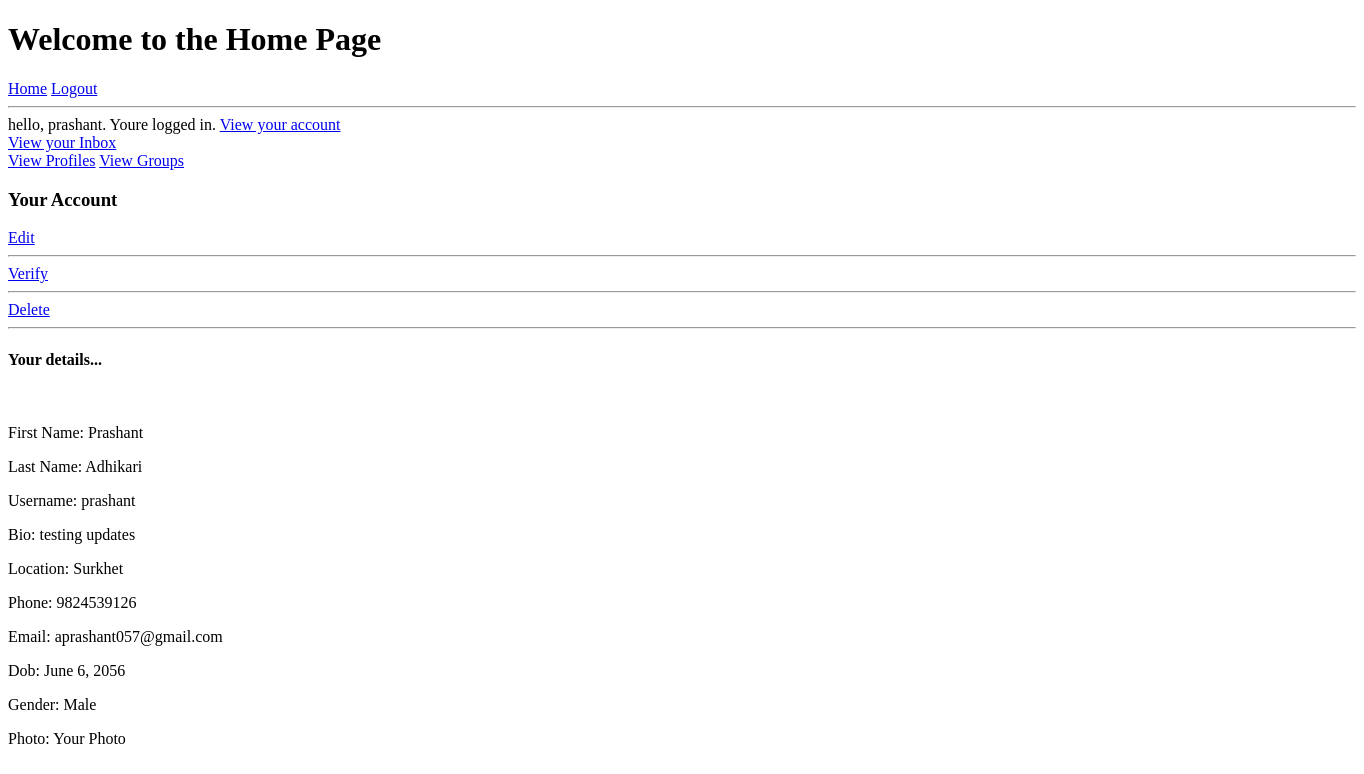
Before: /account/ (signed in) with the older database file.
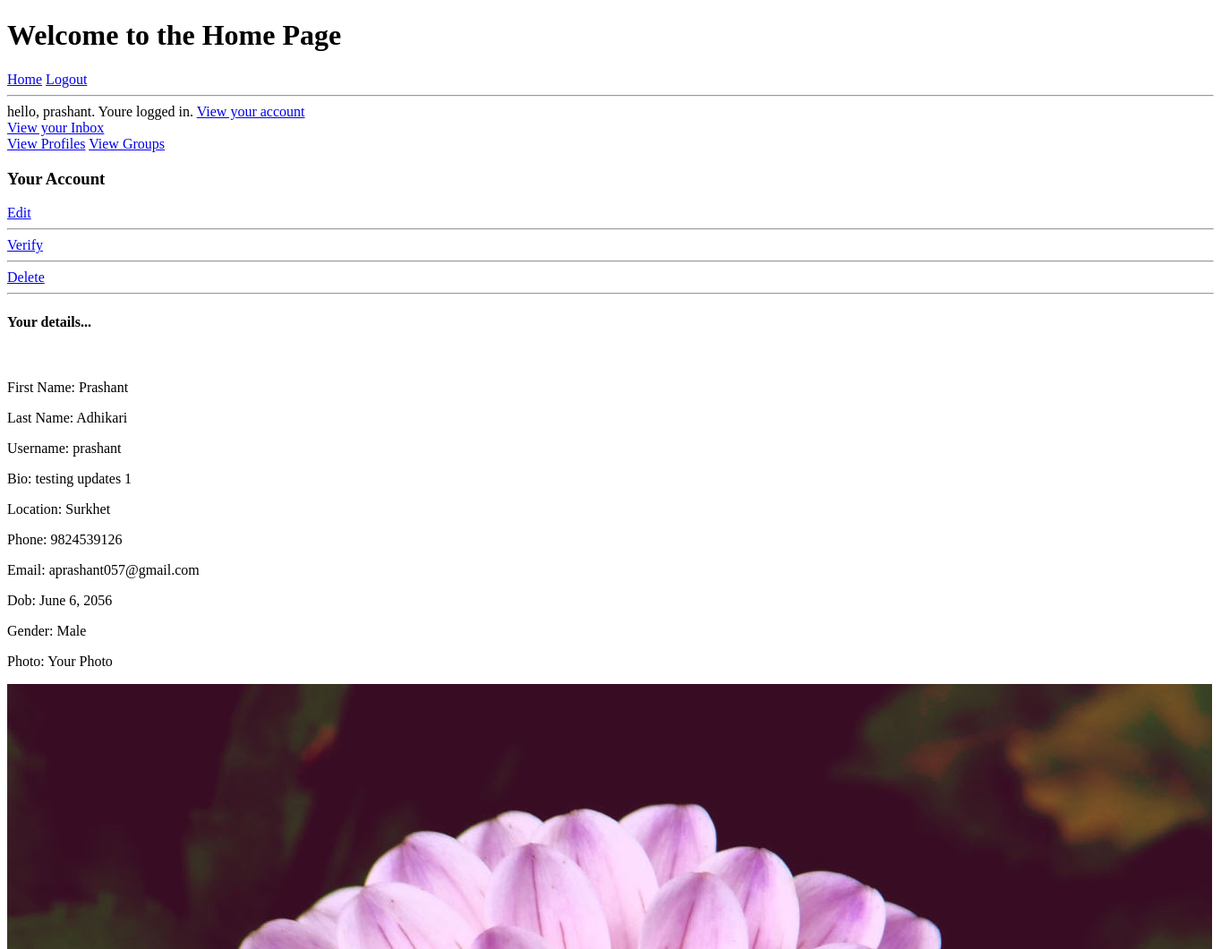
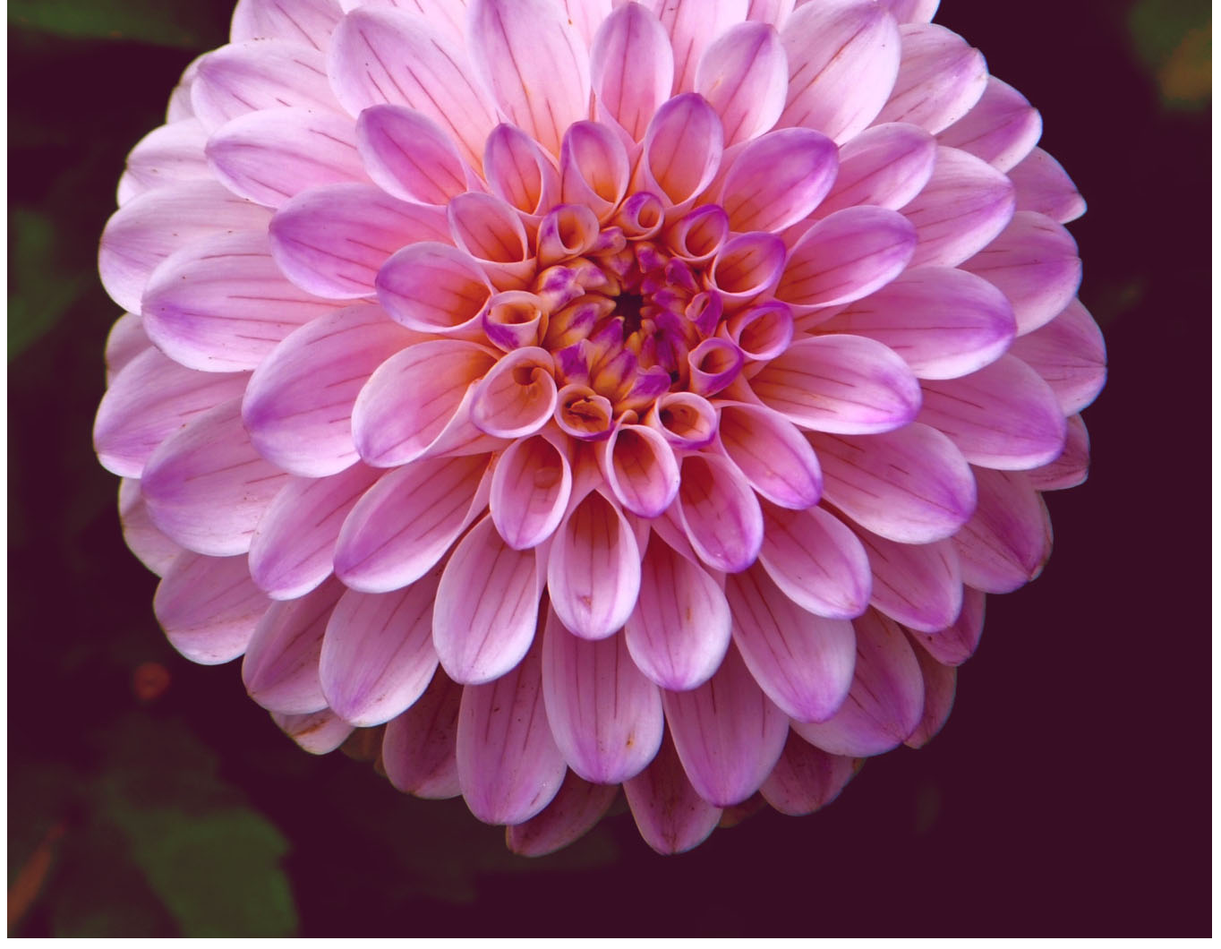
After: the same page with the newer database file (2 pictures, top to bottom).
### base/models.py (models this page shows, shortened)
class Profile(models.Model):
    id = models.UUIDField(default=uuid.uuid4, unique=True,
                          primary_key=True, editable=False)
    user = models.OneToOneField(
        User, on_delete=models.CASCADE, null=True, blank=True)
    first_name = models.CharField(max_length=100, blank=True, null=True)
    last_name = models.CharField(max_length=100, blank=True, null=True)
    username = models.CharField(max_length=100, blank=True, null=True)
    bio = models.CharField(max_length=300, blank=True, null=True)
    location = models.CharField(max_length=100, blank=True, null=True)
    profile_image = models.ImageField(
        blank=True, null=True, default=None, upload_to=profile_rename_upload)
    phone = models.IntegerField(blank=True, null=True)
    email = models.EmailField(max_length=55, blank=True, null=True)
    dob = models.DateField(null=True, blank=True)
    gender = models.CharField(choices=GENDER_TYPE, max_length=10)
    @property
    def imageURL(self):
        try:
            url = self.profile_image.url
        except:
            url = ''
        return url

### base/views.py (the view)
# urls.py: path('account/', views.account, name='account'),
def account(request):
    profile = request.user.profile
    context = {'profile': profile}
    return render(request, 'base/account.html', context)

### base/templates/base/account.html (shortened to what this page needs)
{% extends 'index.html' %}
{% load static %}
{% block content %}
<h3>Your Account</h3>
<a href="{% url 'edit-account'%}">Edit</a>
<hr>
<a href="{% url 'verify' %}">Verify</a>
<hr>
<a href="{% url 'delete-profile' profile.id %}">Delete</a>
<hr>
<h4>Your details...</h4>
<br>
<div>
    <p>First Name: {{profile.first_name}}</p>
    <p>Last Name: {{profile.last_name}}</p>
    <p>Username: {{profile.username}}</p>
    <p>Bio: {{profile.bio}}</p>
    <p>Location: {{profile.location}}</p>
    <p>Phone: {{profile.phone}}</p>
    <p>Email: {{profile.email}}</p>
    <p>Dob: {{profile.dob}}</p>
    <p>Gender: {{profile.gender}}</p>
    <p>Photo: Your Photo</p>
    <img src="{{profile.imageURL}}" alt="">
</div>
{% endblock %}

Changed rows visible on the page:
changed Profile "Prashant": bio "testing updates" → "testing updates 1"; imageURL: picture added
